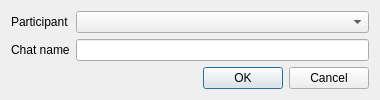
<?xml version="1.0" encoding="UTF-8"?>
<ui version="4.0">
  <class>CreateChatDialog</class>
  <widget class="QDialog" name="CreateChatDialog">
    <property name="windowTitle">
      <string>New private chat</string>
    </property>
    <property name="minimumSize">
      <size>
        <width>380</width>
        <height>0</height>
      </size>
    </property>
    <layout class="QVBoxLayout" name="dialogLayout">
      <item>
        <layout class="QFormLayout" name="fieldsLayout">
          <item row="0" column="0">
            <widget class="QLabel" name="recipientLabel">
              <property name="text">
                <string>Participant</string>
              </property>
              <property name="buddy">
                <cstring>newChatRecipient</cstring>
              </property>
            </widget>
          </item>
          <item row="0" column="1">
            <widget class="QComboBox" name="newChatRecipient"/>
          </item>
          <item row="1" column="0">
            <widget class="QLabel" name="chatNameLabel">
              <property name="text">
                <string>Chat name</string>
              </property>
              <property name="buddy">
                <cstring>newChatName</cstring>
              </property>
            </widget>
          </item>
          <item row="1" column="1">
            <widget class="QLineEdit" name="newChatName"/>
          </item>
        </layout>
      </item>
      <item>
        <widget class="QDialogButtonBox" name="buttonBox">
          <property name="standardButtons">
            <set>QDialogButtonBox::Cancel|QDialogButtonBox::Ok</set>
          </property>
        </widget>
      </item>
    </layout>
  </widget>
  <tabstops>
    <tabstop>newChatRecipient</tabstop>
    <tabstop>newChatName</tabstop>
  </tabstops>
  <resources/>
  <connections>
    <connection>
      <sender>buttonBox</sender>
      <signal>accepted()</signal>
      <receiver>CreateChatDialog</receiver>
      <slot>accept()</slot>
    </connection>
    <connection>
      <sender>buttonBox</sender>
      <signal>rejected()</signal>
      <receiver>CreateChatDialog</receiver>
      <slot>reject()</slot>
    </connection>
  </connections>
</ui>
